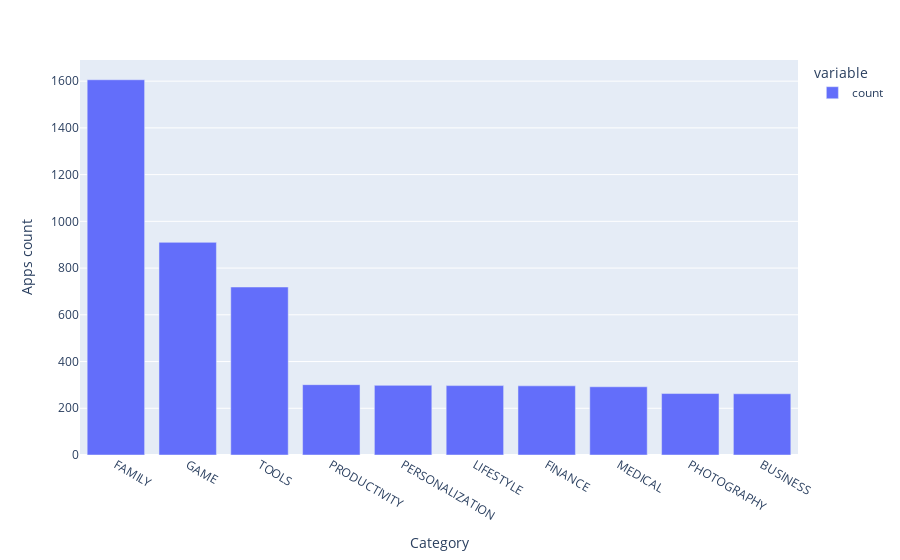

Write notebook code for a chart like this one.
### Markdown cell above
### Vertical Bar Chart - Highest Competition (Number of Apps)

### Code cell
bar = px.bar(top10_cat)
bar.update_layout(yaxis_title="Apps count")
bar.show()

### Figure 1 — Plotly figure (JSON) as saved in the notebook; plotly's stock layout.template omitted (floating-point values rounded to 4 significant figures)
{"data": [{"alignmentgroup": "True", "hovertemplate": "variable=count<br>Category=%{x}<br>value=%{y}<extra></extra>", "legendgroup": "count", "marker": {"color": "#636efa", "pattern": {"shape": ""}}, "name": "count", "offsetgroup": "count", "orientation": "v", "showlegend": true, "textposition": "auto", "type": "bar", "x": ["FAMILY", "GAME", "TOOLS", "PRODUCTIVITY", "PERSONALIZATION", "LIFESTYLE", "FINANCE", "MEDICAL", "PHOTOGRAPHY", "BUSINESS"], "xaxis": "x", "y": [1606, 910, 719, 301, 298, 297, 296, 292, 263, 262], "yaxis": "y"}], "layout": {"barmode": "relative", "legend": {"title": {"text": "variable"}, "tracegroupgap": 0}, "margin": {"t": 60}, "xaxis": {"anchor": "y", "domain": [0, 1], "title": {"text": "Category"}}, "yaxis": {"anchor": "x", "domain": [0, 1], "title": {"text": "Apps count"}}}}
